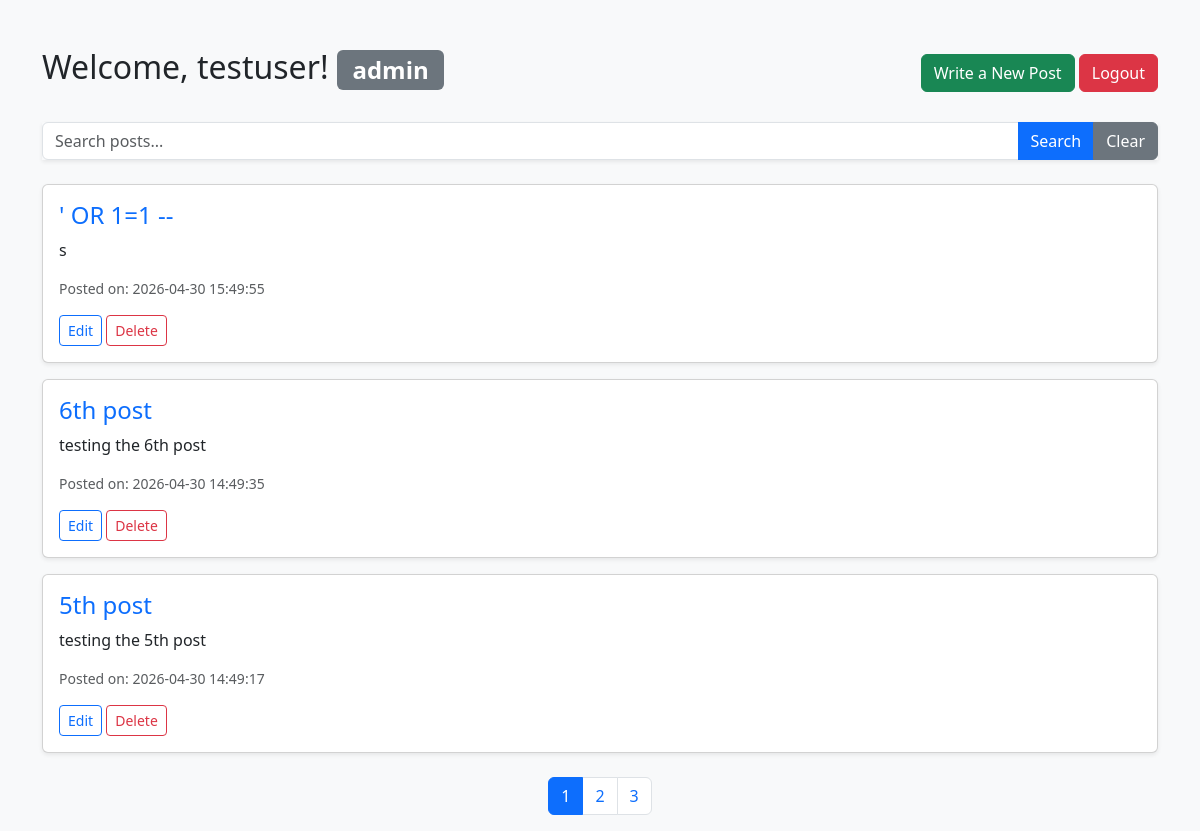
/index.php (signed in), run on the app's committed database.
### tables this page shows
CREATE TABLE `posts` (
  `id` int(11) NOT NULL,
  `title` varchar(255) NOT NULL,
  `content` text NOT NULL,
  `created_at` timestamp NOT NULL DEFAULT current_timestamp()
);

### index.php (the view, shortened to what this page needs)
<?php
require 'db.php';
$limit = 3;
$page = isset($_GET['page']) ? (int)$_GET['page'] : 1;
$offset = ($page - 1) * $limit;
$search = isset($_GET['search']) ? trim($_GET['search']) : '';
$search_param = "%" . $search . "%";
$count_stmt = $conn->prepare("SELECT COUNT(*) as total FROM posts WHERE title LIKE ? OR content LIKE ?");
$count_stmt->bind_param("ss", $search_param, $search_param);
$count_stmt->execute();
$total_rows = $count_stmt->get_result()->fetch_assoc()['total'];
$total_pages = ceil($total_rows / $limit);
$stmt = $conn->prepare("SELECT * FROM posts WHERE title LIKE ? OR content LIKE ? ORDER BY created_at DESC LIMIT ? OFFSET ?");
$stmt->bind_param("ssii", $search_param, $search_param, $limit, $offset);
$stmt->execute();
$result = $stmt->get_result();
?>
<!DOCTYPE html>
<html>
<head>
    <link href="https://cdn.jsdelivr.net/npm/bootstrap@5.3.0/dist/css/bootstrap.min.css" rel="stylesheet">
</head>
<body class="bg-light">
<div class="container mt-5">
    <div class="d-flex justify-content-between align-items-center mb-4">
        <h2>Welcome, <?php echo htmlspecialchars($_SESSION['username']); ?>! <span class="badge bg-secondary"><?php echo htmlspecialchars($_SESSION['role']); ?></span></h2>
        <div>
            <?php if ($_SESSION['role'] === 'admin'): ?>
                <a href="create_post.php" class="btn btn-success">Write a New Post</a>
            <?php endif; ?>
            <a href="logout.php" class="btn btn-danger">Logout</a>
        </div>
    </div>
    <form method="GET" class="mb-4">
        <div class="input-group shadow-sm">
            <input type="text" name="search" class="form-control" placeholder="Search posts..." value="<?php echo htmlspecialchars($search); ?>">
            <button type="submit" class="btn btn-primary">Search</button>
            <a href="index.php" class="btn btn-secondary">Clear</a>
        </div>
    </form>
    <?php if ($result->num_rows > 0): ?>
        <?php while($post = $result->fetch_assoc()): ?>
            <div class="card mb-3 shadow-sm">
                <div class="card-body">
                    <h4 class="card-title text-primary"><?php echo htmlspecialchars($post['title']); ?></h4>
                    <p class="card-text"><?php echo htmlspecialchars($post['content']); ?></p>
                    <p class="text-muted small">Posted on: <?php echo $post['created_at']; ?></p>
                    <?php if ($_SESSION['role'] === 'admin'): ?>
                        <a href="edit_post.php?id=<?php echo $post['id']; ?>" class="btn btn-sm btn-outline-primary">Edit</a>
                        <a href="delete_post.php?id=<?php echo $post['id']; ?>" class="btn btn-sm btn-outline-danger" onclick="return confirm('Delete this?');">Delete</a>
                    <?php endif; ?>
                </div>
            </div>
        <?php endwhile; ?>
    <?php else: ?>
        <div class="alert alert-warning">No posts found.</div>
    <?php endif; ?>
    <?php if ($total_pages > 1): ?>
        <nav><ul class="pagination justify-content-center mt-4">
            <?php for ($i = 1; $i <= $total_pages; $i++): ?>
                <li class="page-item <?php if ($i == $page) echo 'active'; ?>">
                    <a class="page-link" href="?page=<?php echo $i; ?>&search=<?php echo urlencode($search); ?>"><?php echo $i; ?></a>
                </li>
            <?php endfor; ?>
        </ul></nav>
    <?php endif; ?>
</div>
</body>
</html>

### data on the page
posts: title "' OR 1=1 --", content "s", created_at "2026-04-30 15:49:55"
posts: title "6th post", content "testing the 6th post", created_at "2026-04-30 14:49:35"
posts: title "5th post", content "testing the 5th post", created_at "2026-04-30 14:49:17"

### other printed values
$_SESSION['username'] "testuser"
$_SESSION['role'] "admin"
